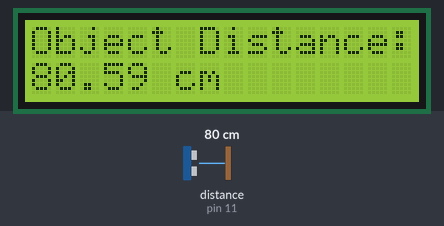
Simulated run of this sketch. Board: Arduino Uno, built with avr-gcc and run on an emulated ATmega328P. Shown: 16×2 character LCD. Wiring (inferred from the names in the program): ultrasonic range finder: trigger pin 13; echo pin 11. The test bench sets the inputs (shaded band); at power-on: distance to the obstacle (sensor on pin 11) 80 cm. The echo pulse lasts 58.3 µs per cm.

Above: at 1.2 s.
1.3 s: distance to the obstacle (sensor on pin 11) set to 4 cm
At 1.7 s:
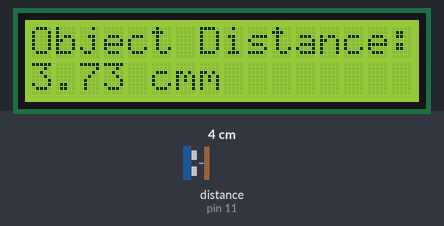
4.3 s: distance to the obstacle (sensor on pin 11) set to 2 cm
At 4.8 s:
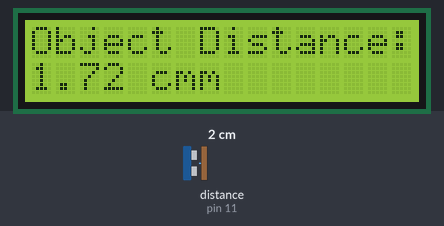
5.8 s: distance to the obstacle (sensor on pin 11) set to 9 cm
At 6.7 s:
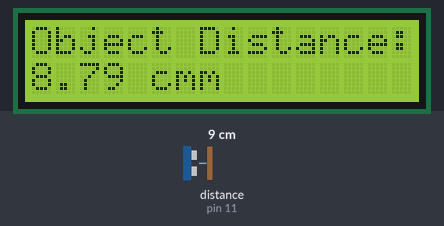
Timing chart, 0 to 8.8 s (numbered marks = the images above; inputs shaded):
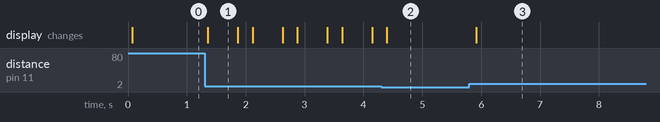

Measured:
- after the input at 1.3 s, the display: changes after 0.06 s (image 1)
- after the input at 4.3 s, the display: changes after 0.10 s (image 2)
- after the input at 5.8 s, the display: changes after 0.12 s (image 3)
- what the display in image 1 shows lasts 0.5 s, from 1.4 s to 1.9 s

The sketch:

code.ino
```cpp
#include <LiquidCrystal.h>
LiquidCrystal LCD(10, 9, 5, 4, 3, 2);
int trig=13;
int echo=11;
float time;
float dist;
void setup()
{
pinMode(trig, OUTPUT);
pinMode(echo, INPUT);
LCD.begin(16,2);
LCD.setCursor(0,0);
LCD.print("Object Distance:");
}
void loop()
{
digitalWrite(trig, LOW);
delayMicroseconds(1000);
digitalWrite(trig, HIGH);
delayMicroseconds(30);
digitalWrite(trig, LOW);
delayMicroseconds(10);
time = pulseIn(echo, HIGH);
dist= time*0.0346903/2; // conversion into centimetre
LCD.setCursor(0,1);
LCD.print(" ");
LCD.setCursor(0,1);
LCD.print(dist);
LCD.print(" cm");
delay(250);
}
```
